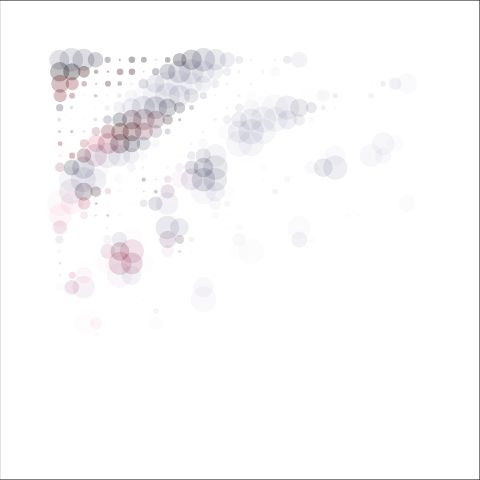
Frame 1 (no input)
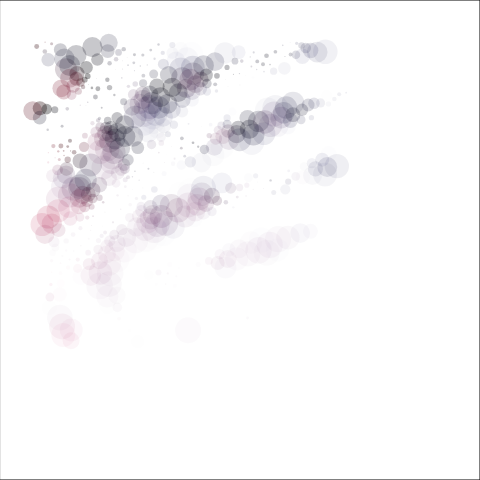
Frame 60 (no input)
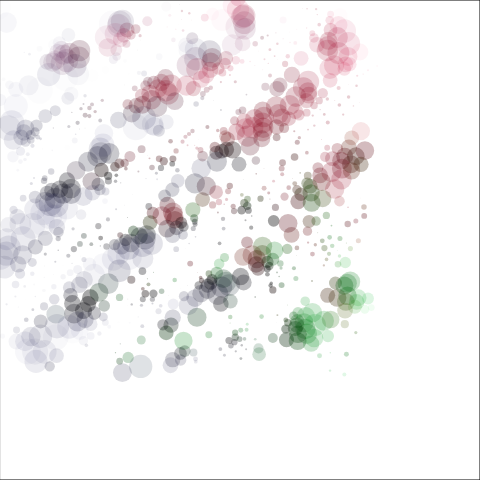
Frame 120 (the mouse pressed at the canvas centre since frame 60)

The p5.js sketch that drew these frames (run headless with seeded random() and noise() and a simulated clock; from frame 60 on, the mouse is pressed at the canvas centre):

// p5.js sketch
// ── sketch.js
var x,y;

var lastTime = 0;

var colNum = 30;
var rowNum = 30;
var gap = 12;

// 函数setup() ：准备阶段
function setup() 
{
	createCanvas(480,480);
	
	x = new Array();
	y = new Array();
	lastTime = getTime();

	for(var i =0;i<colNum;i++)
	{
		x[i] = new Array();
		y[i] = new Array();
		for(var j=0;j<rowNum;j++)
		{
			x[i][j] = i*gap - gap*colNum/2 + 0.0*random(-50,50);
			y[i][j] = j*gap - gap*rowNum/2+ 0.0*random(-50,50);
		}
	}
}

// 函数draw()：作画阶段
var count = 0;
function draw() {
	if(count>=200)
	{
		fill(255,3);
		count = 0;
	}
	count ++;
	
	rect(0,0,width,height);

	var tNow = getTime(); // 当前时刻
	var dt = tNow - lastTime; // 时差

	for(var i =0;i<colNum;i++)
	{
		for(var j=0;j<rowNum;j++)
		{
			var xx = x[i][j];
			var yy = y[i][j];
			var xshift = 0.2*((mouseX-width/2)-xx);
			var yshift = 0.2*((mouseY-height/2)-yy);
			if(mouseIsPressed)
			{
				xshift = -xshift;
				yshift = -yshift;
			}
			
			var dx = (30*sin(1.2*tNow+0.01*xx)*
				sin(0.1*(yy+0.3*xx)) + xshift) * dt;
			var dy = (18*cos(1.5*tNow+0.01*yy)*
				cos(0.1*(xx-0.5*yy)) + yshift) * dt;
			xx += dx;
			yy += dy;
			x[i][j] = xx;
			y[i][j] = yy;

			var cr = getColor2(dx,dy);
			var scl = getSize3(dx,dy,xx,yy);
			push();
			translate(width/2,height/2);
			translate(x[i][j],y[i][j]);
			scale(50,50);
			scale(scl,scl);
			fill(cr);// 填充白色
			noStroke();
			ellipse(0,0,0.5,0.5); // 画圆形
			pop();
		}
	}

	lastTime = tNow;// 记录时刻
}

function getColor(x,y)
{
	var r = 255*(sin(0.1*x)+1.0);
	var g = 255*(cos(0.223*y)+1.0);
	var b = 255*(sin(0.123*(x*y))+1.0);
	var cr = color(r,g,b);
	/*cr.r = r;
	cr.g = g;
	cr.b = b;*/
	return cr;
}

function getColor2(dx,dy)
{
	var cr = color(
		constrain(200*(dx-dy),0,255),
		constrain(200*(dy+dx),0,255),
		constrain(100*(dx*dx+dy*dy),0,255),
		100-100*sqrt(dx*dx+dy*dy));
	/*cr.r = r;
	cr.g = g;
	cr.b = b;*/
	return cr;
}
function getSize(dx,dy)
{
	return 0.9*sqrt(dx*dx+dy*dy)+0.1;
}

function getSize2(dx,dy,x,y)
{
	return 0.9*sqrt(dx*dx+dy*dy)+0.5*sin(0.05*(x+y))+0.1;
}

function getSize3(dx,dy,x,y)
{
	return 0.5*sqrt(dx*dx+dy*dy)+0.5*sin(0.05*(x+y))+0.1;
}

function getTime()
{
	return millis()/1000;
}
